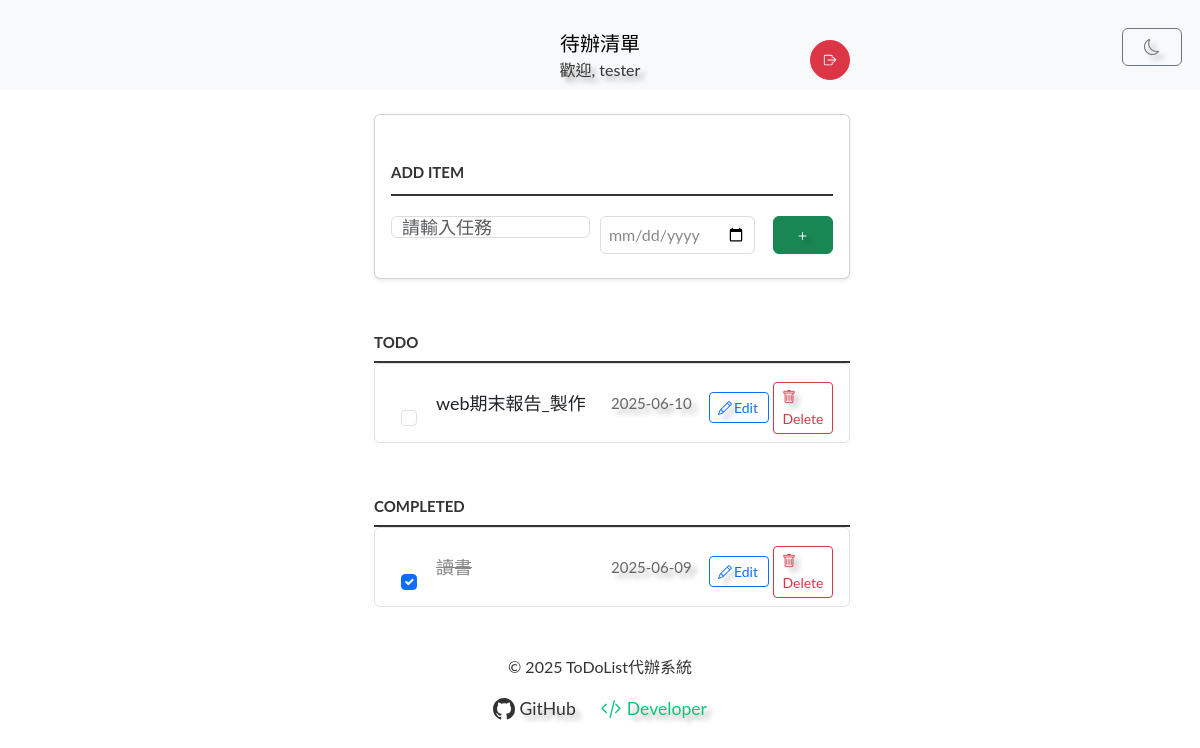
The app's page /tasks/ (signed in) with its own data.
### tasks/models.py (models this page shows, shortened)
class Task(models.Model):
    user = models.ForeignKey(User, on_delete=models.CASCADE)  # 關聯用戶
    title = models.CharField(max_length=255)                  # 任務標題
    date = models.DateField(null=True, blank=True)            # 任務日期
    completed = models.BooleanField(default=False)            # 完成狀態
    description = models.TextField(blank=True, null=True)     # 任務描述

### tasks/views.py (the view)
# urls.py: path('tasks/', views.task_list, name='task_list'),
@login_required
def task_list(request):
    tasks = Task.objects.filter(user=request.user).order_by('date')
    return render(request, 'tasks/task_list.html', {'tasks': tasks})

### tasks/templates/tasks/task_list.html (shortened to what this page needs)
{% extends 'base.html' %}
{% load static %}
{% block content %}
<link rel="stylesheet" href="{% static 'style.css' %}" type="text/css" media="screen" charset="utf-8">
<div class="container" style="max-width: 500px;">
  <form id="add-task-form" class="card shadow-sm p-3 mb-4 bg-body rounded">
    <p class="mb-2">
      <label for="new-task" class="form-label">Add Item</label>
      <input id="new-task" type="text" autocomplete="off" class="form-control d-inline-block" style="width: 45%;" placeholder="請輸入任務">
      <input id="new-task-date" type="date" class="form-control d-inline-block" style="width: 35%;" placeholder="日期">
      <button id="add-task-btn" type="submit" class="btn btn-success ms-2" title="新增">
        <span class="bi bi-plus"></span>
      </button>
    </p>
  </form>
  <h3 class="mt-4">Todo</h3>
  <ul id="incomplete-tasks" class="list-group mb-4">
    {% if user.is_authenticated %}
      {% for task in tasks %}
        {% if not task.completed %}
          <li data-id="{{ task.id }}" class="list-group-item d-flex align-items-center">
            <input type="checkbox" class="form-check-input me-2">
            <label class="flex-grow-1">{{ task.title }}</label>
            <span class="task-date ms-2">{% if task.date %}{{ task.date|date:"Y-m-d" }}{% endif %}</span>
            <button class="edit btn btn-outline-primary btn-sm ms-2" title="編輯">
              <span class="bi bi-pencil"></span> Edit
            </button>
            <button class="delete btn btn-outline-danger btn-sm ms-1" title="刪除">
              <span class="bi bi-trash"></span> Delete
            </button>
          </li>
        {% endif %}
      {% endfor %}
    {% else %}
      <li class="list-group-item text-center">
        <p>請先<a href="{% url 'login' %}">登入</a>查看您的任務</p>
      </li>
    {% endif %}
  </ul>
  <h3>Completed</h3>
  <ul id="completed-tasks" class="list-group">
    {% if user.is_authenticated %}
      {% for task in tasks %}
        {% if task.completed %}
          <li data-id="{{ task.id }}" class="list-group-item d-flex align-items-center">
            <input type="checkbox" checked class="form-check-input me-2">
            <label class="flex-grow-1">{{ task.title }}</label>
            <span class="task-date ms-2">{% if task.date %}{{ task.date|date:"Y-m-d" }}{% endif %}</span>
            <button class="edit btn btn-outline-primary btn-sm ms-2" title="編輯">
              <span class="bi bi-pencil"></span> Edit
            </button>
            <button class="delete btn btn-outline-danger btn-sm ms-1" title="刪除">
              <span class="bi bi-trash"></span> Delete
            </button>
          </li>
        {% endif %}
      {% endfor %}
    {% endif %}
  </ul>
</div>
<link rel="stylesheet" href="https://cdn.jsdelivr.net/npm/bootstrap-icons@1.10.5/font/bootstrap-icons.css">
{% endblock %}

### templates/base.html (shortened to what this page needs)
<!DOCTYPE html>
<html lang="zh-Hant">
<head>
    {% load static %}
    <link href="https://cdn.jsdelivr.net/npm/bootstrap@5.3.0/dist/css/bootstrap.min.css" rel="stylesheet">
    <link rel="stylesheet" href="{% static 'style.css' %}" type="text/css" media="screen" charset="utf-8">
</head>
<body>
    <button id="toggle-darkmode" class="btn btn-outline-secondary position-fixed" style="top: 18px; right: 18px; z-index: 1050;" title="切換黑白模式">
        <span id="darkmode-icon" class="bi bi-moon"></span>
    </button>
    <nav class="navbar navbar-expand-lg navbar-light bg-light">
        <div class="container d-flex flex-column align-items-center position-relative ">
            <div class="w-100 text-center">
                <a class="navbar-brand mx-auto" href="{% url 'home' %}">待辦清單</a>
                {% if user.is_authenticated %}
                    <div>
                        <span class="nav-item nav-link mb-0">歡迎, {{ user.username }}</span>
                    </div>
                {% endif %}
            </div>
            <div class="d-flex flex-column align-items-end ms-auto position-absolute end-0 top-50 translate-middle-y">
                {% if user.is_authenticated %}
                    <form method="post" action="{% url 'logout' %}">
                        <button type="submit" class="btn btn-danger rounded-circle d-flex align-items-center justify-content-center"
                                style="width:40px; height:40px;" title="登出">
                        </button>
                    </form>
                {% endif %}
            </div>
        </div>
    </nav>
    <div class="container mt-4">
        {% block content %}{% endblock %}
    </div>
    <footer class="mt-5 text-center">
        <center>
            <p>&copy; {% now "Y" %} ToDoList代辦系統</p>
            <div style="margin-top: 8px; font-size: 1.1rem;">
                <a href="https://github.com/ccjh1028/final/tree/main" target="_blank" style="margin:0 10px; color:#333; text-decoration:none;">
                    <span style="vertical-align:middle;">GitHub</span>
                </a>
                <a href="" target="_blank" style="margin:0 10px; color:#0FC57C; text-decoration:none;">
                    <span style="vertical-align:middle;">Developer</span>
                </a>
            </div>
        </center>
    </footer>
    <link rel="stylesheet" href="https://cdn.jsdelivr.net/npm/bootstrap-icons@1.10.5/font/bootstrap-icons.css">
</body>
</html>

### static/style.css (style rules this page uses)
body { background: #ffffff; color: #333; font-family: Lato, "Noto Sans TC", "微軟正黑體", "Microsoft JhengHei", sans-serif; margin: 0; }
.container { display: block; width: 500px; margin: 20px auto 0; }
ul { margin: 0; padding: 0; }
li * { float: left; }
li, h3 { clear: both; list-style: none; }
input, button { outline: none; }
button { background: none; border: 0px; color: #888; font-size: 15px; width: 60px; margin: 10px 0 0; font-family: Lato, sans-serif; cursor: pointer; }
h3, label[for='new-task'] { color: #333; font-weight: 700; font-size: 15px; border-bottom: 2px solid #333; padding: 30px 0 10px; margin: 0; text-transform: uppercase; }
input[type="text"] { margin: 0; font-size: 18px; line-height: 18px; height: 18px; padding: 10px; border: 1px solid #ddd; background: #fff; border-radius: 6px; font-family: Lato, sans-serif; color: #888; }
label[for='new-task'] { display: block; margin: 0 0 20px; }
input#new-task { float: left; width: 160px; margin-right: 10px; }
input#new-task-date { float: left; width: 120px; margin-right: 10px; font-size: 16px; height: 38px; padding: 8px; border: 1px solid #ddd; border-radius: 6px; background: #fff; color: #888; }
p > button, #add-task-btn { float: left; margin: 0; height: 38px; line-height: 38px; padding: 0 16px; }
li { overflow: hidden; padding: 20px 0; border-bottom: 1px solid #eee; }
li > input[type="checkbox"] { margin: 0 10px; position: relative; top: 15px; }
li > label { font-size: 18px; line-height: 40px; width: 160px; padding: 0 0 0 11px; }
li > .task-date { font-size: 15px; color: #666; margin-left: 12px; line-height: 40px; min-width: 90px; display: inline-block; vertical-align: middle; }
#completed-tasks label { text-decoration: line-through; color: #888; }

### templates/base.html (style rules this page uses)
span { text-shadow: 5px 5px 5px rgba(0, 0, 0, 0.3); }

### records on screen
Task: title "web期末報告_製作", date "2025-06-10"
Task: title "讀書", date "2025-06-09"

### other values on screen
{{ user.username }} "tester"
